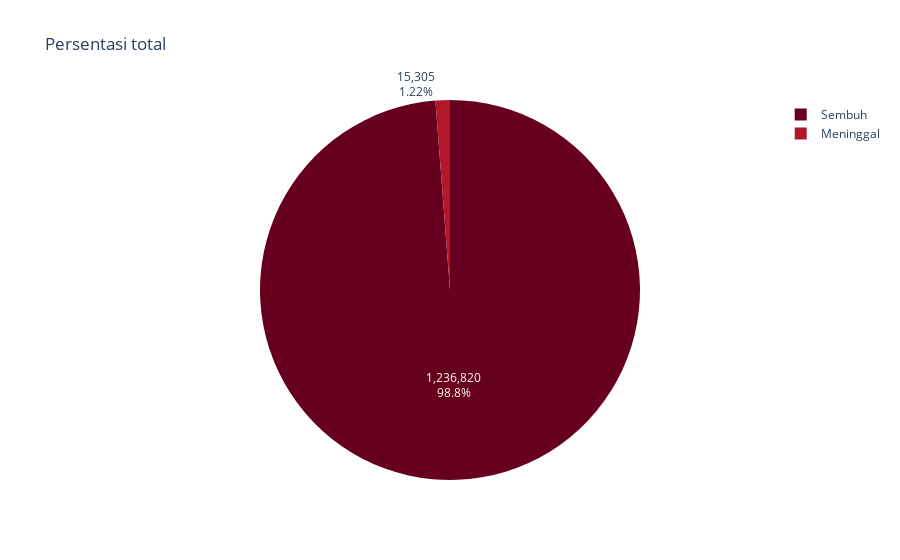

Notebook code cell kept with this figure:
### Code cell
fig = px.pie(names=['Sembuh','Meninggal'],values=[1236820,15305],title='Persentasi total',color_discrete_sequence=px.colors.sequential.RdBu)
fig.update_traces(textinfo='percent+value')
fig.show()

### Figure 1 — Plotly figure (JSON) as saved in the notebook; plotly's stock layout.template omitted (floating-point values rounded to 4 significant figures)
{"data": [{"domain": {"x": [0, 1], "y": [0, 1]}, "hovertemplate": "label=%{label}<br>value=%{value}<extra></extra>", "labels": ["Sembuh", "Meninggal"], "legendgroup": "", "name": "", "showlegend": true, "textinfo": "percent+value", "type": "pie", "values": [1236820, 15305]}], "layout": {"legend": {"tracegroupgap": 0}, "piecolorway": ["rgb(103,0,31)", "rgb(178,24,43)", "rgb(214,96,77)", "rgb(244,165,130)", "rgb(253,219,199)", "rgb(247,247,247)", "rgb(209,229,240)", "rgb(146,197,222)", "rgb(67,147,195)", "rgb(33,102,172)", "rgb(5,48,97)"], "title": {"text": "Persentasi total"}}}
